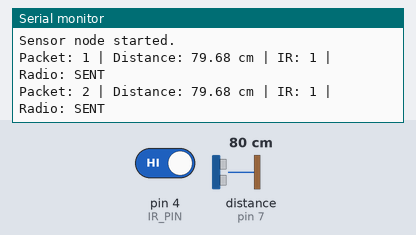
A sketch run on a simulated Arduino Uno, built with avr-gcc and run on an emulated ATmega328P. Shown: the last lines printed to the serial monitor. Wiring (inferred from the names in the program): ultrasonic range finder: trigger pin 6; echo pin 7. The inputs (shaded band) are chosen by the test bench; at power-on: distance to the obstacle (sensor on pin 7) 80 cm, pin 4 (IR_PIN) HIGH. The echo pulse lasts 58.3 µs per cm; no radio packets arrive unless stated.

Above: at 1.8 s.
1.9 s: distance to the obstacle (sensor on pin 7) set to 2 cm
At 2.7 s:
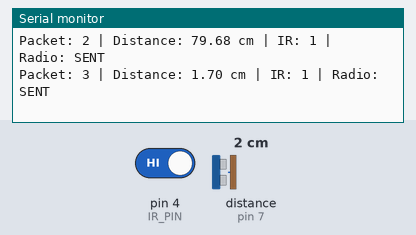
3.4 s: pin 4 (IR_PIN) driven LOW
At 4.4 s:
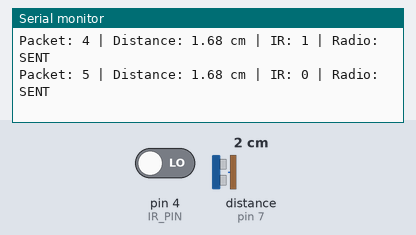
4.9 s: distance to the obstacle (sensor on pin 7) set to 4 cm
At 5.8 s:
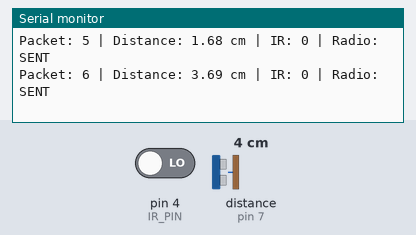
6.4 s: pin 4 (IR_PIN) driven HIGH
At 7.9 s:
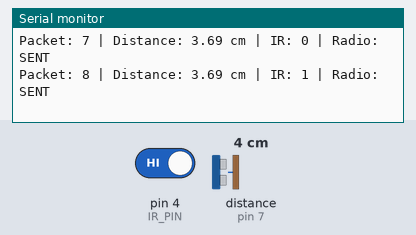
Timing chart, 0 to 8.9 s (numbered marks = the images above; inputs shaded):
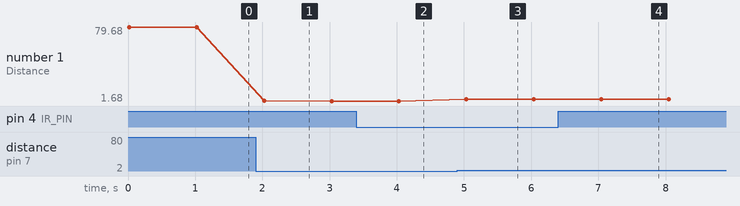

The sketch:

ARDUINO.ino
```cpp
#include <SPI.h>
#include <RF24.h>

// ===============================
// nRF24 - SAME WORKING PINS
// ===============================

#define CE_PIN 2
#define CSN_PIN 3

RF24 radio(CE_PIN, CSN_PIN);

const byte address[6] = "NODE1";


// ===============================
// SENSOR PINS
// ===============================

#define IR_PIN 4

#define TRIG_PIN 6
#define ECHO_PIN 7


// ===============================
// DATA PACKET
// ===============================

struct SensorData {

  unsigned long sequence;

  float distance;

  int ir;

};

SensorData data;


// ===============================
// ULTRASONIC FUNCTION
// ===============================

float readDistance() {

  digitalWrite(TRIG_PIN, LOW);
  delayMicroseconds(2);

  digitalWrite(TRIG_PIN, HIGH);
  delayMicroseconds(10);

  digitalWrite(TRIG_PIN, LOW);

  long duration = pulseIn(ECHO_PIN, HIGH, 30000);

  if (duration == 0) {
    return -1.0;
  }

  float distance = duration * 0.0343 / 2.0;

  return distance;
}


// ===============================
// SETUP
// ===============================

void setup() {

  Serial.begin(115200);

  pinMode(IR_PIN, INPUT);

  pinMode(TRIG_PIN, OUTPUT);
  pinMode(ECHO_PIN, INPUT);


  Serial.println();
  Serial.println("================================");
  Serial.println("MINE MONITORING SENSOR NODE");
  Serial.println("================================");


  // nRF24

  if (!radio.begin()) {

    Serial.println("ERROR: nRF24 NOT DETECTED!");

    while (1) {
      delay(1000);
    }
  }

  Serial.println("nRF24 detected!");


  radio.setPALevel(RF24_PA_LOW);

  radio.setDataRate(RF24_250KBPS);

  radio.openWritingPipe(address);

  radio.stopListening();


  data.sequence = 0;

  Serial.println("Sensor node started.");
  Serial.println();
}


// ===============================
// LOOP
// ===============================

void loop() {

  // Packet number

  data.sequence++;


  // Read sensors

  data.distance = readDistance();

  data.ir = digitalRead(IR_PIN);


  // Send data

  bool success = radio.write(
    &data,
    sizeof(data)
  );


  // ===============================
  // SERIAL MONITOR
  // ===============================

  Serial.print("Packet: ");
  Serial.print(data.sequence);

  Serial.print(" | Distance: ");
  Serial.print(data.distance);
  Serial.print(" cm");

  Serial.print(" | IR: ");
  Serial.print(data.ir);

  Serial.print(" | Radio: ");

  if (success) {
    Serial.println("SENT");
  }
  else {
    Serial.println("FAILED");
  }


  delay(1000);
}
```

Measured:
- after the input at 1.9 s, the serial monitor: prints a new line after 0.13 s (image 1)
- after the input at 3.4 s, the serial monitor: prints a new line after 0.63 s (image 2)
- after the input at 4.9 s, the serial monitor: prints a new line after 0.14 s (image 3)
- after the input at 6.4 s, the serial monitor: prints a new line after 0.64 s (image 4)
- plotted number 1: 79.68 → 1.68 after the input at 1.9 s, 1.68 → 3.69 after the input at 4.9 s
